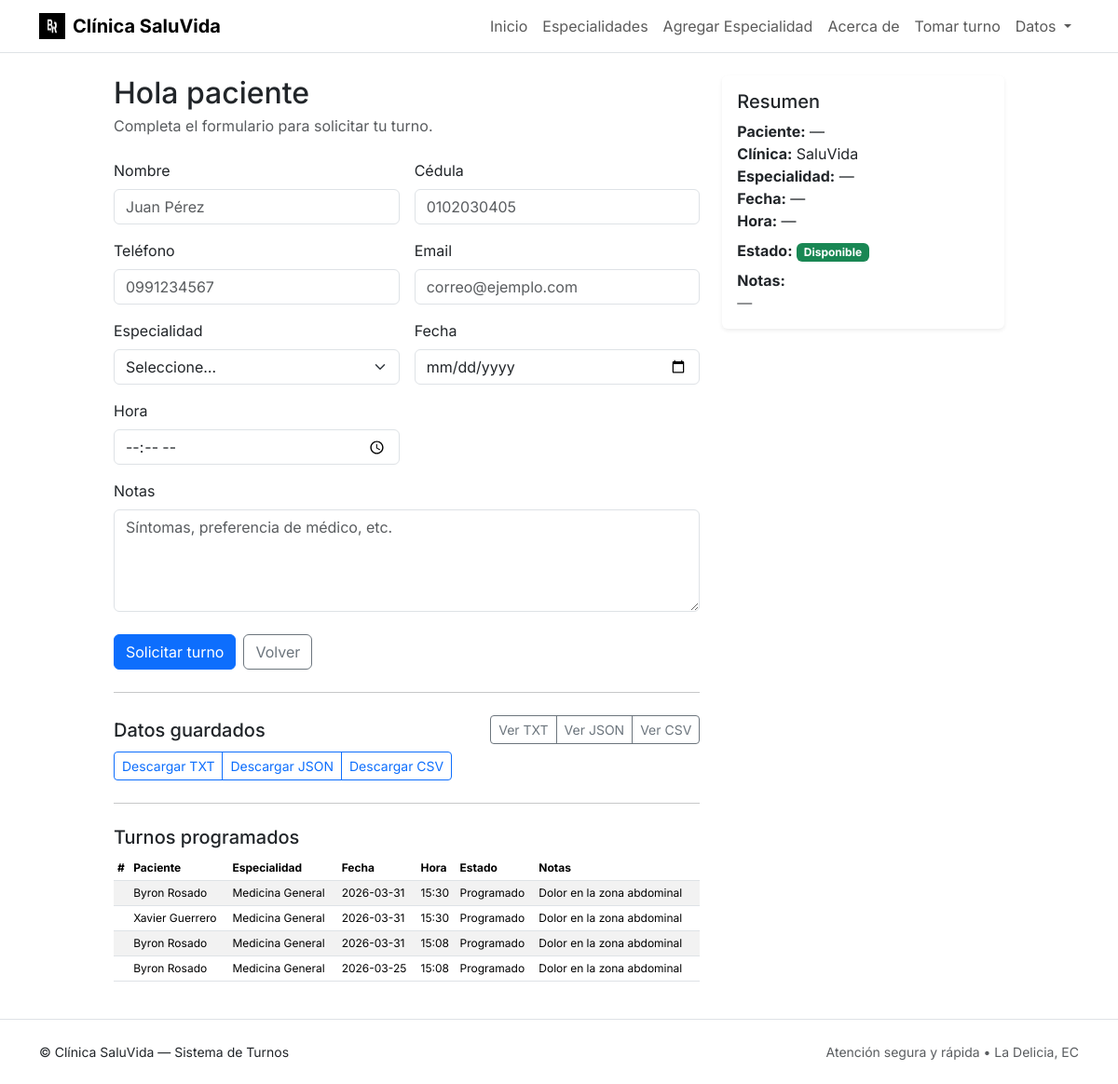
Screenshot of /turnos with the database file from the repository.
### tables this page shows
CREATE TABLE turnos (
        id_turno INTEGER PRIMARY KEY AUTOINCREMENT,
        id_paciente INTEGER NOT NULL,
        especialidad TEXT NOT NULL,
        fecha TEXT NOT NULL,
        hora TEXT NOT NULL,
        notas TEXT,
        estado TEXT DEFAULT 'Programado',
        created_at TIMESTAMP DEFAULT CURRENT_TIMESTAMP,
        FOREIGN KEY (id_paciente) REFERENCES pacientes(id_paciente)
    );

CREATE TABLE pacientes (
        id_paciente INTEGER PRIMARY KEY AUTOINCREMENT,
        nombre TEXT NOT NULL,
        cedula TEXT,
        telefono TEXT,
        email TEXT
    );

### app.py (the view)
@app.get("/turnos")
def ver_turnos():
    turnos = listar_turnos()
    return render_template("turno.html", turnos=turnos)

### app.py (called while the page is built)
@app.teardown_appcontext
def cerrar_conexion(exception):
    close_db(exception)

### inventario/db.py (called while the page is built)
def get_db():
    if "db" not in g:
        print("🧠 USANDO BASE:", DATABASE)
        g.db = sqlite3.connect(DATABASE)
        g.db.row_factory = sqlite3.Row
    return g.db

### inventario/inventario.py (called while the page is built)
def listar_turnos():
    db = get_db()
    cur = db.execute("""
        SELECT
            t.id_turno,
            t.fecha,
            t.hora,
            t.estado,
            t.notas,
            p.nombre AS paciente,
            t.especialidad
        FROM turnos t
        JOIN pacientes p ON p.id_paciente = t.id_paciente
        ORDER BY t.fecha DESC, t.hora DESC
    """)
    return cur.fetchall()

### templates/turno.html (shortened to what this page needs)
{% extends "base.html" %}
{% block content %}
<div class="row g-4">
  <div class="col-lg-8">
    <h2 class="mb-1">Hola paciente</h2>
    <p class="text-body-secondary mb-4">Completa el formulario para solicitar tu turno.</p>
    <form id="form-turno" method="post" action="{{ url_for('turno_guardar') }}" novalidate>
      <div class="row g-3">
        <div class="col-sm-6">
          <label for="nombre" class="form-label">Nombre</label>
          <input type="text" class="form-control" id="nombre" name="nombre"
                 placeholder="Juan Pérez"
                 value="{% if form_data %}{{ form_data.nombre }}{% elif turno_actual %}{{ turno_actual.paciente }}{% elif nombre %}{{ nombre }}{% endif %}">
        </div>
        <div class="col-sm-6">
          <label for="cedula" class="form-label">Cédula</label>
          <input type="text" class="form-control" id="cedula" name="cedula"
                 placeholder="0102030405"
                 value="{% if form_data %}{{ form_data.cedula }}{% endif %}">
        </div>
        <div class="col-sm-6">
          <label for="telefono" class="form-label">Teléfono</label>
          <input type="text" class="form-control" id="telefono" name="telefono"
                 placeholder="0991234567"
                 value="{% if form_data %}{{ form_data.telefono }}{% endif %}">
        </div>
        <div class="col-sm-6">
          <label for="email" class="form-label">Email</label>
          <input type="email" class="form-control" id="email" name="email"
                 placeholder="correo@ejemplo.com"
                 value="{% if form_data %}{{ form_data.email }}{% endif %}">
        </div>
        <div class="col-sm-6">
          <label for="especialidad" class="form-label">Especialidad</label>
          {% set esp_sel_txt = (form_data.especialidad if form_data else (turno_actual.especialidad if turno_actual else '')) %}
          {% set esp_sel_id  = (form_data.especialidad_id if form_data and form_data.especialidad_id is defined else (turno.especialidad_id if turno is defined and turno else None)) %}
          {% if especialidades %}
          <select class="form-select" id="especialidad" name="especialidad_id" required>
            <option value="">Seleccione…</option>
            {% for e in especialidades %}
              <option value="{{ e.id }}"
                      {% if esp_sel_id and e.id == esp_sel_id %}selected{% endif %}
                      {% if not esp_sel_id and esp_sel_txt and e.nombre == esp_sel_txt %}selected{% endif %}>
                {{ e.nombre }}
              </option>
            {% endfor %}
          </select>
          {% else %}
          <select class="form-select" id="especialidad" name="especialidad">
            <option value="">Seleccione…</option>
          </select>
          {% endif %}
        </div>
        <div class="col-sm-6">
          <label for="fecha" class="form-label">Fecha</label>
          <input type="date" class="form-control" id="fecha" name="fecha"
                 value="{% if form_data %}{{ form_data.fecha }}{% elif turno_actual %}{{ turno_actual.fecha }}{% endif %}">
        </div>
        <div class="col-sm-6">
          <label for="hora" class="form-label">Hora</label>
          <input type="time" class="form-control" id="hora" name="hora"
                 value="{% if form_data %}{{ form_data.hora }}{% elif turno_actual %}{{ turno_actual.hora }}{% endif %}">
        </div>
        <div class="col-12">
          <label for="notas" class="form-label">Notas</label>
          <textarea class="form-control" id="notas" name="notas" rows="4"
                    placeholder="Síntomas, preferencia de médico, etc.">{% if form_data %}{{ form_data.notas }}{% elif turno_actual %}{{ turno_actual.notas }}{% endif %}</textarea>
        </div>
      </div>
      <div class="d-flex gap-2 mt-4">
        <button type="submit" class="btn btn-primary">Solicitar turno</button>
        <a href="{{ url_for('index') }}" class="btn btn-outline-secondary">Volver</a>
      </div>
    </form>
    <hr class="my-4">
    <div class="d-flex flex-wrap align-items-center justify-content-between gap-2">
      <h5 class="mb-0">Datos guardados</h5>
      <div class="btn-group">
        <a class="btn btn-outline-secondary btn-sm" href="{{ url_for('ver_datos', formato='txt') }}">Ver TXT</a>
        <a class="btn btn-outline-secondary btn-sm" href="{{ url_for('ver_datos', formato='json') }}">Ver JSON</a>
        <a class="btn btn-outline-secondary btn-sm" href="{{ url_for('ver_datos', formato='csv') }}">Ver CSV</a>
      </div>
    </div>
    <div class="mt-2 btn-group">
      <a class="btn btn-outline-primary btn-sm" href="{{ url_for('descargar', formato='txt') }}">Descargar TXT</a>
      <a class="btn btn-outline-primary btn-sm" href="{{ url_for('descargar', formato='json') }}">Descargar JSON</a>
      <a class="btn btn-outline-primary btn-sm" href="{{ url_for('descargar', formato='csv') }}">Descargar CSV</a>
    </div>
    {% if turnos %}
      <hr class="my-4">
      <h5>Turnos programados</h5>
      <div class="table-responsive">
        <table class="table table-sm table-striped">
          <thead>
            <tr>
              <th>#</th><th>Paciente</th><th>Especialidad</th><th>Fecha</th><th>Hora</th><th>Estado</th><th>Notas</th>
            </tr>
          </thead>
          <tbody>
            {% for t in turnos %}
              <tr>
                <td>{{ t.id }}</td>
                <td>{{ t.paciente }}</td>
                <td>{{ t.especialidad }}</td>
                <td>{{ t.fecha }}</td>
                <td>{{ t.hora }}</td>
                <td>{{ t.estado }}</td>
                <td>{{ t.notas or '' }}</td>
              </tr>
            {% else %}
              <tr><td colspan="7">No hay turnos.</td></tr>
            {% endfor %}
          </tbody>
        </table>
      </div>
    {% endif %}
  </div>
  <div class="col-lg-4">
    <div class="card border-0 shadow-sm">
      <div class="card-body">
        <h5 class="card-title">Resumen</h5>
        {% set t = turno_actual %}
        <ul class="list-unstyled mb-0" id="resumen-lista">
          <li><strong>Paciente:</strong> <span id="r_paciente">{{ t.paciente if t else '—' }}</span></li>
          <li><strong>Clínica:</strong> <span id="r_clinica">{{ t.clinica if t else 'SaluVida' }}</span></li>
          <li><strong>Especialidad:</strong> <span id="r_especialidad">{{ t.especialidad if t else '—' }}</span></li>
          <li><strong>Fecha:</strong> <span id="r_fecha">{{ t.fecha if t else '—' }}</span></li>
          <li><strong>Hora:</strong> <span id="r_hora">{{ t.hora if t else '—' }}</span></li>
          <li class="mt-2">
            <strong>Estado:</strong>
            <span class="badge bg-success" id="r_estado">{{ t.estado if t else 'Disponible' }}</span>
          </li>
          <li class="mt-2">
            <strong>Notas:</strong>
            <div id="r_notas" class="text-body-secondary">{{ t.notas if t else '—' }}</div>
          </li>
        </ul>
      </div>
    </div>
  </div>
</div>
{% endblock %}

### templates/base.html (shortened to what this page needs)
<!doctype html>
<html lang="es" data-bs-theme="light">
  <head>
    <link href="https://cdn.jsdelivr.net/npm/bootstrap@5.3.3/dist/css/bootstrap.min.css" rel="stylesheet"
>
    <link rel="stylesheet" href="{{ url_for('static', filename='css/style.css') }}">
  </head>
  <body style="font-family: 'Inter', system-ui, -apple-system, Segoe UI, Roboto, Helvetica, Arial, sans-serif;">
    <nav class="navbar navbar-expand-lg border-bottom bg-body">
      <div class="container">
        <a class="navbar-brand d-flex align-items-center gap-2" href="{{ url_for('index') }}">
          <img src="{{ url_for('static', filename='img/BR.jpg') }}"
               alt="Logo" width="28" height="28">
          <strong>Clínica SaluVida</strong>
        </a>
        <div class="collapse navbar-collapse" id="topNav">
          <ul class="navbar-nav ms-auto mb-2 mb-lg-0">
            <li class="nav-item">
              <a class="nav-link {% if request.endpoint == 'index' %}active{% endif %}"
                 href="{{ url_for('index') }}">
                Inicio
              </a>
            </li>
            <li class="nav-item">
              <a class="nav-link {% if request.endpoint == 'especialidades' %}active{% endif %}"
                 href="{{ url_for('especialidades') }}">
                Especialidades
              </a>
            </li>
            <li class="nav-item">
              <a class="nav-link {% if request.endpoint == 'agregar_servicio' %}active{% endif %}"
                 href="{{ url_for('agregar_servicio') }}">
                Agregar Especialidad
              </a>
            </li>
            <li class="nav-item">
              <a class="nav-link {% if request.endpoint == 'about' %}active{% endif %}"
                 href="{{ url_for('about') }}">
                Acerca de
              </a>
            </li>
            <li class="nav-item">
              <a class="nav-link {% if request.endpoint == 'turno_demo' %}active{% endif %}" href="{{ url_for('turno_demo') }}">
                Tomar turno
              </a>
            </li>
            <li class="nav-item dropdown">
              <a class="nav-link dropdown-toggle" href="#" id="datosDropdown" role="button" data-bs-toggle="dropdown" aria-expanded="false">
                Datos
              </a>
            </li>
          </ul>
        </div>
      </div>
    </nav>
    <main class="py-4">
      <div class="container">
          {% block content %}{% endblock %}
      </div>
    </main>
    <footer class="border-top py-4 small bg-body">
      <div class="container d-flex flex-column flex-md-row justify-content-between align-items-center gap-2">
        <div>© {{ current_year }} Clínica SaluVida — Sistema de Turnos</div>
        <div class="text-body-secondary">Atención segura y rápida • La Delicia, EC</div>
      </div>
    </footer>
  </body>
</html>

### static/css/style.css (style rules this page uses)
:root { --sv-shadow: 0 6px 24px rgba(16,24,40,.08), 0 2px 8px rgba(16,24,40,.06); }
.bg-body { background-color: var(--bs-body-bg) !important; }
@media (min-width: 992px) { main .container { max-width: 980px; } }
.table, .tabla-detalle { width: 100%; border-collapse: collapse; font-size: 12px; }

### rows the page displays
turnos: paciente "Byron Rosado", especialidad "Medicina General", fecha "2026-03-31", hora "15:30", estado "Programado", notas "Dolor en la zona abdominal"
turnos: paciente "Xavier Guerrero", especialidad "Medicina General", fecha "2026-03-31", hora "15:30", estado "Programado", notas "Dolor en la zona abdominal"
turnos: paciente "Byron Rosado", especialidad "Medicina General", fecha "2026-03-31", hora "15:08", estado "Programado", notas "Dolor en la zona abdominal"
turnos: paciente "Byron Rosado", especialidad "Medicina General", fecha "2026-03-25", hora "15:08", estado "Programado", notas "Dolor en la zona abdominal"

### other values shown
{{ t.paciente if t else '—' }} "—"
{{ t.clinica if t else 'SaluVida' }} "SaluVida"
{{ t.especialidad if t else '—' }} "—"
{{ t.fecha if t else '—' }} "—"
{{ t.hora if t else '—' }} "—"
{{ t.estado if t else 'Disponible' }} "Disponible"
{{ t.notas if t else '—' }} "—"
